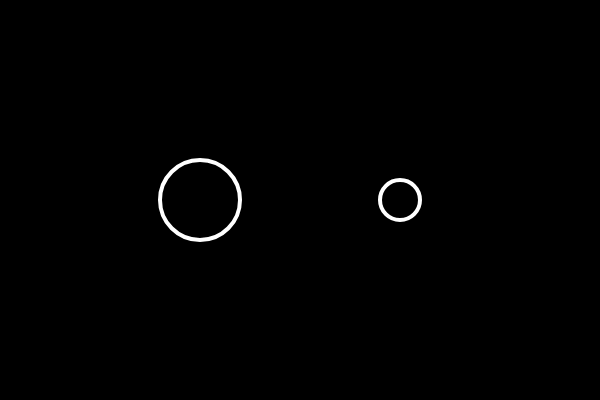
Frame 1 (no input)
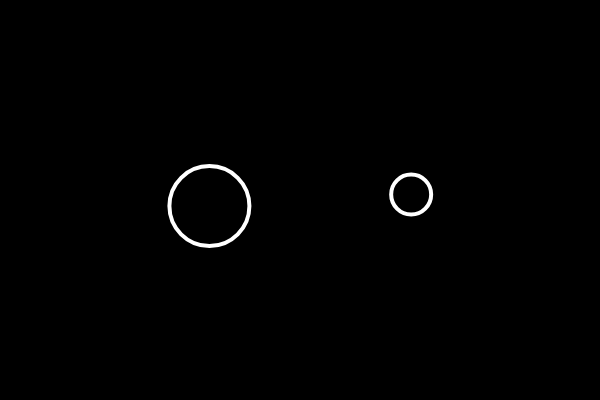
Frame 60 (no input)
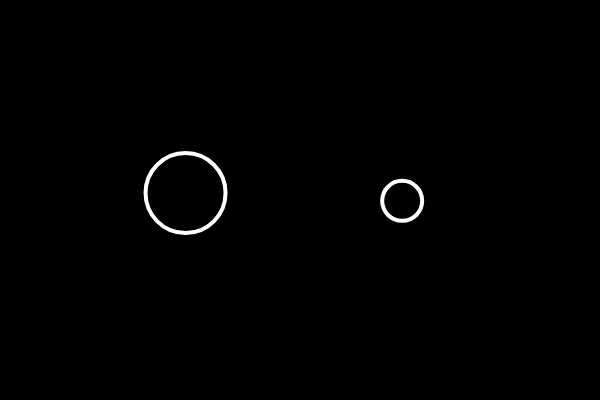
Frame 120 (the mouse pressed at the canvas centre since frame 60)

The p5.js sketch that drew these frames (run headless with seeded random() and noise() and a simulated clock; from frame 60 on, the mouse is pressed at the canvas centre):

// p5.js sketch
// ── sketch.js
let bubble1, bubble2;

function setup() {
    createCanvas(600, 400);
    bubble1 = new Bubble(200, 200, 40);
    bubble2 = new Bubble(400, 200, 20);
}

function draw() {
    background(0);
    bubble1.show();
    bubble1.move();
    bubble2.show();
    bubble2.move();
}

class Bubble {
    constructor(tempX, tempY, tempR) {
        this.x = tempX;
        this.y = tempY;
        this.r = tempR;
    }
    show() {
        stroke(255);
        strokeWeight(4);
        noFill();
        ellipse(this.x, this.y, this.r * 2);
    }
    move() {
        this.x += random(-5, 5);
        this.y += random(-5, 5);
    }
}
